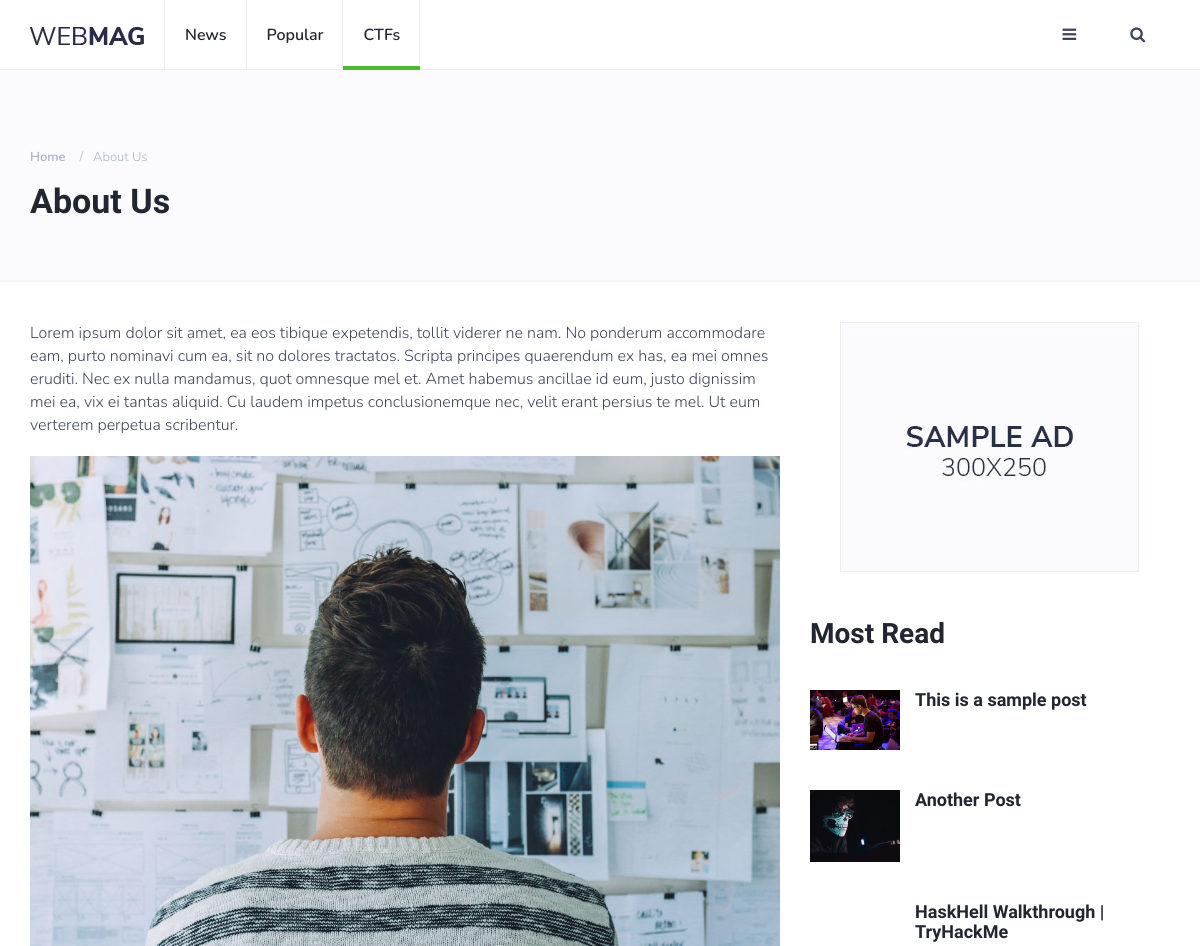
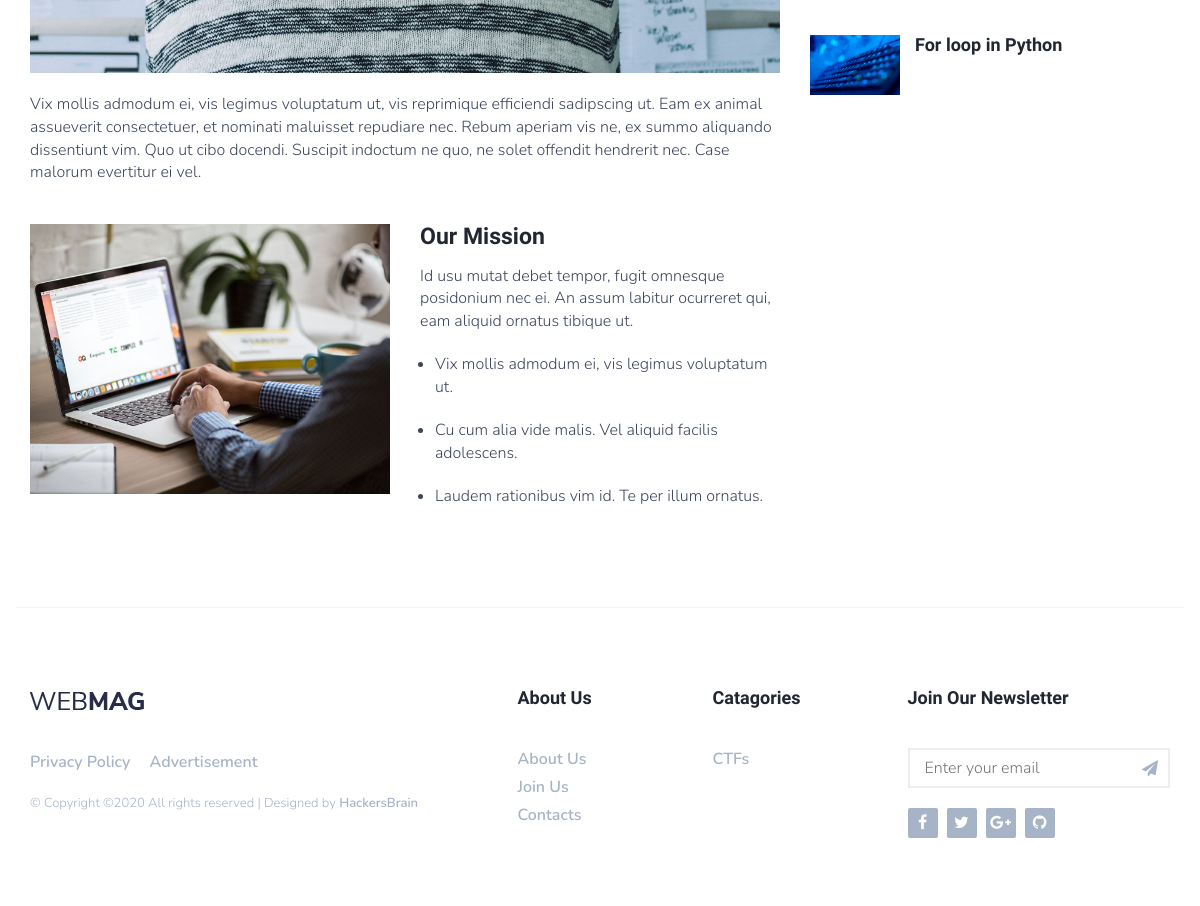
The page /about/ on the database its author committed (2 pictures, top to bottom).
### blog/models.py (models this page shows, shortened)
class MenuCategory(models.Model):
    menu = models.OneToOneField(Category, on_delete=models.CASCADE)
    date = models.DateTimeField(auto_now_add=True)

class Category(models.Model):
    name = models.CharField(max_length=45, unique=True)
    title = models.CharField(max_length=500)
    ctg_image = models.ImageField(upload_to='ctg-images/')
    author = models.ForeignKey(AuthorProfile, on_delete=models.SET_NULL, null=True, blank=True)
    create_date = models.DateTimeField(auto_now_add=True)
    def __str__(self):
        return self.name

class Post(models.Model):
    title = models.CharField(max_length=100, unique=True)
    image = models.ImageField(upload_to='post-image/')
    content = RichTextUploadingField()
    category = models.ForeignKey(Category, on_delete=models.CASCADE)
    tags = models.ManyToManyField(Tags)
    author = models.ForeignKey(AuthorProfile, on_delete=models.SET_NULL, null=True)
    is_draft = models.BooleanField(default=False)
    pub_date = models.DateTimeField(auto_now_add=True)
    objects = PostManager()

### webmagblog/views.py (the view)
# urls.py: path('about/', views.about_page, name='about'),
def about_page(request):
    most_read_post = Post.objects.filter(is_draft=False).order_by('-id')[:4]
    context = {
        'most_read_post': most_read_post
    }
    return render(request, 'about.html', context)

### contact/forms.py
class NewsletterForm(forms.ModelForm):
    class Meta:
        model = NewsLetter
        fields = ('email', )
        widgets = {
            'email': forms.EmailInput(attrs={'class': 'input', 'placeholder': 'Enter your email'})
        }

### webmagblog/custom-context.py (called while the page is built)
def mycontext(request):
    tag = Tags.objects.all()
    menu = MenuCategory.objects.all()
    category = Category.objects.all().annotate(number_of_posts=Count('post')).order_by('-number_of_posts', 'name')
    recent_post = Post.objects.filter(is_draft=False).order_by('-id')[:3]
    context = {
        'category': category,
        'tag': tag,
        'menu': menu,
        'posts': recent_post
    }
    return context

def newsletter_form(request):
    forms = NewsletterForm()
    if request.method == 'POST':
        forms = NewsletterForm(request.POST)
        if forms.is_valid():
            forms.save()
    context = {
        'forms': forms
    }
    return context

### templates/about.html (shortened to what this page needs)
{% extends 'base/base.html' %}
{% load static %}
{% block extraheader %}
<div class="page-header">
	<div class="container">
		<div class="row">
			<div class="col-md-10">
				<ul class="page-header-breadcrumb">
					<li><a href="index.html">Home</a></li>
					<li>About Us</li>
				</ul>
				<h1>About Us</h1>
			</div>
		</div>
	</div>
</div>
{% endblock %}
{% block content %}
<div class="section">
	<div class="container">
		<div class="row">
			<div class="col-md-8">
				<div class="section-row">
					<p>Lorem ipsum dolor sit amet, ea eos tibique expetendis, tollit viderer ne nam. No ponderum accommodare eam, purto nominavi cum ea, sit no dolores tractatos. Scripta principes quaerendum ex has, ea mei omnes eruditi. Nec ex nulla mandamus, quot omnesque mel et. Amet habemus ancillae id eum, justo dignissim mei ea, vix ei tantas aliquid. Cu laudem impetus conclusionemque nec, velit erant persius te mel. Ut eum verterem perpetua scribentur.</p>
					<figure class="figure-img">
						<img class="img-responsive" src="{% static 'img/about-1.jpg' %}" alt="Cover Photo">
					</figure>
					<p>Vix mollis admodum ei, vis legimus voluptatum ut, vis reprimique efficiendi sadipscing ut. Eam ex animal assueverit consectetuer, et nominati maluisset repudiare nec. Rebum aperiam vis ne, ex summo aliquando dissentiunt vim. Quo ut cibo docendi. Suscipit indoctum ne quo, ne solet offendit hendrerit nec. Case malorum evertitur ei vel.</p>
				</div>
				<div class="row section-row">
					<div class="col-md-6">
						<figure class="figure-img">
							<img class="img-responsive" src="{% static 'img/about-2.jpg' %}" alt="">
						</figure>
					</div>
					<div class="col-md-6">
						<h3>Our Mission</h3>
						<p>Id usu mutat debet tempor, fugit omnesque posidonium nec ei. An assum labitur ocurreret qui, eam aliquid ornatus tibique ut.</p>
						<ul class="list-style">
							<li><p>Vix mollis admodum ei, vis legimus voluptatum ut.</p></li>
							<li><p>Cu cum alia vide malis. Vel aliquid facilis adolescens.</p></li>
							<li><p>Laudem rationibus vim id. Te per illum ornatus.</p></li>
						</ul>
					</div>
				</div>
			</div>
			<div class="col-md-4">
				<div class="aside-widget text-center">
					<a href="#" style="display: inline-block;margin: auto;">
						<img class="img-responsive" src="{% static 'img/ad-1.jpg' %}" alt="Add Image">
					</a>
				</div>
				<div class="aside-widget">
					<div class="section-title">
						<h2>Most Read</h2>
					</div>
					{% for post in most_read_post %}
					<div class="post post-widget">
						<a class="post-img" href="{% url 'blog-post' post.id %}"><img src="{{ post.image.url }}" alt=""></a>
						<div class="post-body">
							<h3 class="post-title"><a href="{% url 'blog-post' post.id %}">{{ post.title }}</a></h3>
						</div>
					</div>
					{% endfor %}
				</div>
			</div>
		</div>
	</div>
</div>
{% endblock %}

### templates/base/base.html (shortened to what this page needs)
<!DOCTYPE html>
<html lang="en">
	{% load static %}
  {% include 'base/header.html' %}
  <link rel="stylesheet" href=" {% static '/css/darcula.css' %} ">
	<body>
		<header id="header">
			<div id="nav">
				<div id="nav-fixed">
					<div class="container">
						<div class="nav-logo">
							<a href="{% url 'home' %}" class="logo"><img src="{% static './img/logo.png' %}" alt=""></a>
						</div>
						<ul class="nav-menu nav navbar-nav">
							<li><a href="category.html">News</a></li>
							<li><a href="category.html">Popular</a></li>
							{% for menu in menu %}
							<li class="cat-{{ forloop.counter }}"><a href="{% url 'category' menu.menu %}">{{ menu.menu }}</a></li>
							{% endfor %}
						</ul>
						<div class="nav-btns">
							<button class="aside-btn"><i class="fa fa-bars"></i></button>
							<button class="search-btn"><i class="fa fa-search"></i></button>
						</div>
					</div>
				</div>
			</div>
			{% block extraheader %}
			{% endblock %}
		</header>
		{% block content %}
		{% endblock %}
    {% include 'base/footer.html' %}
	</body>
</html>

### templates/base/footer.html (shortened to what this page needs)
{% load static %}
<footer id="footer">
  <div class="container">
    <div class="row">
      <div class="col-md-5">
        <div class="footer-widget">
          <div class="footer-logo">
            <a href="/" class="logo"><img src="{% static './img/logo.png' %}" alt=""></a>
          </div>
          <ul class="footer-nav">
            <li><a href="#">Privacy Policy</a></li>
            <li><a href="#">Advertisement</a></li>
          </ul>
          <div class="footer-copyright">
            <span>&copy;
Copyright &copy;<script>document.write(new Date().getFullYear());</script> All rights reserved | Designed by <a href="https://hackers-brain.github.io/" target="_blank">HackersBrain</a>
</span>
          </div>
        </div>
      </div>
      <div class="col-md-4">
        <div class="row">
          <div class="col-md-6">
            <div class="footer-widget">
              <h3 class="footer-title">About Us</h3>
              <ul class="footer-links">
                <li><a href="{% url 'about' %}">About Us</a></li>
                <li><a href="#">Join Us</a></li>
                <li><a href="{% url 'contact' %}">Contacts</a></li>
              </ul>
            </div>
          </div>
          <div class="col-md-6">
            <div class="footer-widget">
              <h3 class="footer-title">Catagories</h3>
              <ul class="footer-links">
                {% for menu in menu %}
                <li><a href="{% url 'category' menu.menu %}">{{ menu.menu }}</a></li>
                {% endfor %}
              </ul>
            </div>
          </div>
        </div>
      </div>
      <div class="col-md-3">
        <div class="footer-widget">
          <h3 class="footer-title">Join our Newsletter</h3>
          <div class="footer-newsletter">
            <form method="post">
              {{ forms.email }}
              <button class="newsletter-btn"><i class="fa fa-paper-plane"></i></button>
            </form>
          </div>
          <ul class="footer-social">
            <li><a href="https://www.facebook.com/sajib1058" target="_blank"><i class="fa fa-facebook"></i></a></li>
            <li><a href="https://twitter.com/sajib1066" target="_blank"><i class="fa fa-twitter"></i></a></li>
            <li><a href="https://aboutme.google.com/u/0/?referer=gplus" target="_blank"><i class="fa fa-google-plus"></i></a></li>
            <li><a href="https://github.com/sajib1066" target="_blank"><i class="fa fa-github"></i></a></li>
          </ul>
        </div>
      </div>
    </div>
  </div>
</footer>

### rows shown on the page
MenuCategory: menu "CTFs"
Post: image (picture), title "This is a sample post"
Post: image (picture), title "Another Post"
Post: title "HaskHell Walkthrough | TryHackMe"
Post: image (picture), title "For loop in Python"
